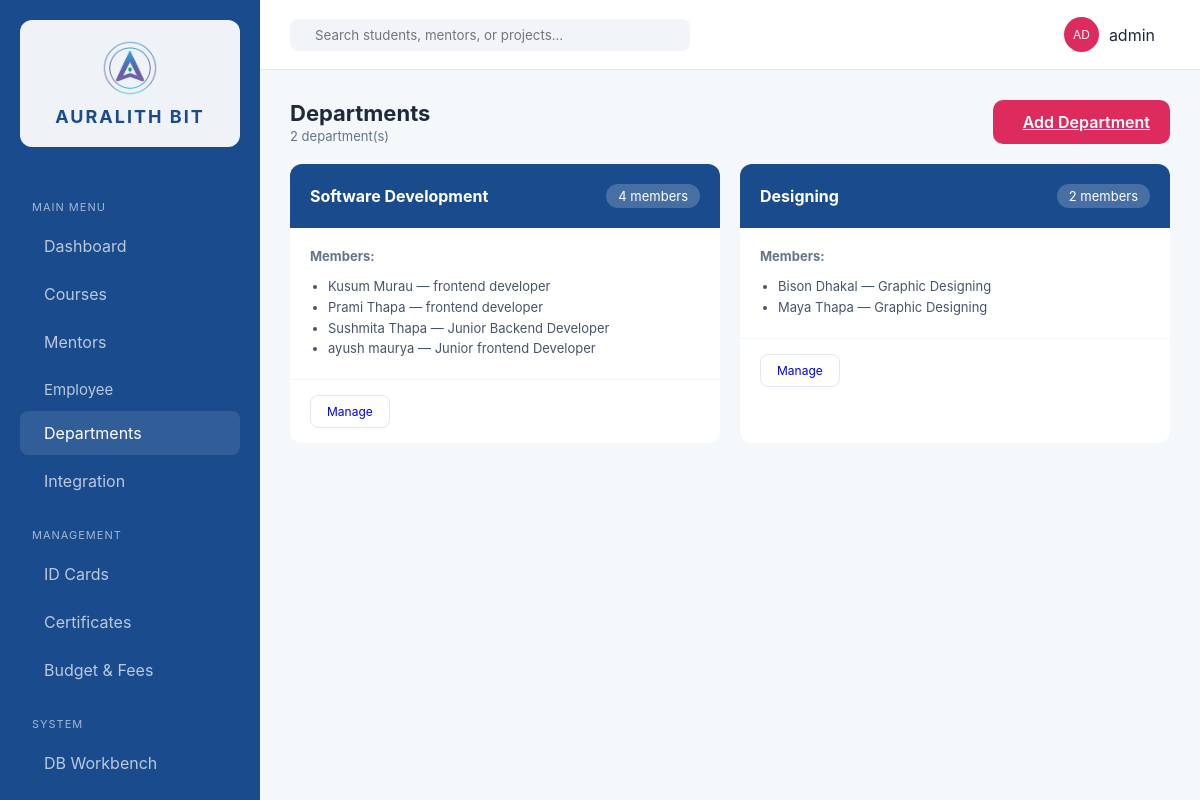
The app's page /departments/ (signed in) with its own data.
### erp_app/models.py (models this page shows, shortened)
class Department(models.Model):
    name = models.CharField(max_length=200, unique=True)
    description = models.TextField(blank=True)
    class Meta:
        ordering = ['name']

class Employee(models.Model):
    EMPLOYEE_TYPES = [
        ('intern', 'Intern'),
        ('staff', 'Staff'),
        ('mentor', 'Mentor'),
        ('admin', 'Admin'),
    ]
    name = models.CharField(max_length=200)
    email = models.EmailField(unique=True)
    department = models.ForeignKey(Department, on_delete=models.SET_NULL, null=True, blank=True)
    role = models.CharField(max_length=200, blank=True)
    employee_type = models.CharField(max_length=20, choices=EMPLOYEE_TYPES, default='staff')
    joined_date = models.DateField(default=datetime.date.today)
    class Meta:
        ordering = ['name']

### erp_app/views.py (the view)
# urls.py: path('departments/', views.departments, name='departments'),
@login_required
def departments(request):
    dept_list = Department.objects.prefetch_related('employee_set').annotate(employee_count=Count('employee')).all()
    context = {
        'departments': dept_list,
        'is_admin': has_role(request.user, SUPER_ADMIN, NORMAL_STAFF),
    }
    return render(request, 'erp_app/departments.html', context)

### erp_app/roles.py (called while the page is built)
def get_user_roles(user):
    if not user.is_authenticated:
        return []
    roles = set()
    if user.is_superuser:
        roles.add(SUPER_ADMIN)
    for group in user.groups.all():
        roles.add(group.name)
    if hasattr(user, 'student_profile') and user.student_profile:
        roles.add(STUDENT)
    return list(roles)

def has_role(user, *roles):
    user_roles = get_user_roles(user)
    return any(r in user_roles for r in roles)

### erp_app/templates/erp_app/departments.html (shortened to what this page needs)
{% extends 'erp_app/base.html' %}
{% block content %}
<header class="top-nav" style="position:static;padding:0 0 20px 0;border-bottom:none;height:auto;background:transparent;">
    <div class="header-info">
        <h1>Departments</h1>
        <p>{{ departments|length }} department(s)</p>
    </div>
    {% if is_admin %}
    <a href="{% url 'admin:erp_app_department_add' %}" class="btn-primary"> Add Department</a>
    {% endif %}
</header>
<div class="workbench-grid" style="display:grid;grid-template-columns:repeat(auto-fill,minmax(350px,1fr));gap:20px;">
    {% for dept in departments %}
    <div class="data-card" style="padding:0;overflow:hidden;">
        <div style="background:var(--auralith-blue);color:white;padding:20px;display:flex;justify-content:space-between;align-items:center;">
            <h3 style="margin:0;color:white;font-size:16px;">{{ dept.name }}</h3>
            <span style="background:rgba(255,255,255,0.2);padding:4px 12px;border-radius:20px;font-size:13px;">{{ dept.employee_count }} members</span>
        </div>
        <div style="padding:20px;">
            <p style="font-size:13px;color:#64748B;margin-bottom:12px;"><strong>Members:</strong></p>
            <ul style="margin:0;padding-left:18px;color:#475569;font-size:13px;line-height:1.6;">
                {% for member in dept.employee_set.all %}
                <li>{{ member.name }}{% if member.role %} — {{ member.role }}{% endif %}</li>
                {% empty %}
                <li style="color:#94a3b8;">No members assigned.</li>
                {% endfor %}
            </ul>
        </div>
        <div style="padding:15px 20px;border-top:1px solid #F1F5F9;">
            <a href="{% url 'admin:erp_app_department_change' dept.id %}" class="btn-outline" style="text-decoration:none;font-size:12px;padding:8px 16px;display:inline-block;">Manage</a>
        </div>
    </div>
    {% empty %}
    <p style="color:#94a3b8;">No departments yet. <a href="{% url 'admin:erp_app_department_add' %}">Create one</a>.</p>
    {% endfor %}
</div>
{% endblock %}

### erp_app/templates/erp_app/base.html (shortened to what this page needs)
<!DOCTYPE html>
{% load static %}
<html lang="en">
<head>
    <link rel="stylesheet" href="{% static 'erp_app/css/style.css' %}">
</head>
<body>
    <div class="app-container">
        <aside class="sidebar">
            <div class="brand">
                <img src="{% static 'erp_app/images/AURALITH_logo.png' %}" alt="Auralith Bit Logo" class="sidebar-logo" width="56" height="56">
                <h2>AURALITH BIT</h2>
            </div>
            <nav>
                <p class="nav-label">Main Menu</p>
                <a href="{% url 'dashboard' %}" {% if request.resolver_match.url_name == 'dashboard' %}class="active"{% endif %}> Dashboard</a>
                {% if is_any_staff or is_student or is_intern %}
                <a href="{% url 'courses' %}" {% if request.resolver_match.url_name == 'courses' %}class="active"{% endif %}> Courses</a>
                {% endif %}
                {% if is_teaching_staff or is_super_admin or is_intern or is_student %}
                <a href="{% url 'mentors' %}" {% if request.resolver_match.url_name == 'mentors' %}class="active"{% endif %}> Mentors</a>
                {% endif %}
                {% if is_any_staff or is_intern %}
                <div class="dropdown">
                    <button class="dropdown-btn">
                        <span> Employee</span>
                    </button>
                </div>
                {% endif %}
                {% if is_normal_staff or is_super_admin or is_teaching_staff %}
                <a href="{% url 'departments' %}" {% if request.resolver_match.url_name == 'departments' %}class="active"{% endif %}> Departments</a>
                {% endif %}
                {% if is_any_staff %}
                <a href="{% url 'integration' %}" {% if request.resolver_match.url_name == 'integration' %}class="active"{% endif %}> Integration</a>
                {% endif %}
                <p class="nav-label">Management</p>
                {% if is_normal_staff or is_super_admin or is_teaching_staff %}
                <a href="{% url 'id_generation' %}" {% if request.resolver_match.url_name == 'id_generation' %}class="active"{% endif %}> ID Cards</a>
                {% endif %}
                {% if is_any_staff or is_student or is_intern %}
                <a href="{% url 'certificates' %}" > Certificates</a>
                {% endif %}
                {% if is_normal_staff or is_super_admin or is_teaching_staff %}
                <a href="{% url 'budget_fees' %}" {% if request.resolver_match.url_name == 'budget_fees' %}class="active"{% endif %}> Budget & Fees</a>
                {% endif %}
                {% if is_super_admin %}
                <p class="nav-label">System</p>
                <a href="{% url 'workbench' %}" {% if request.resolver_match.url_name == 'workbench' %}class="active"{% endif %}> DB Workbench</a>
                {% endif %}
            </nav>
        </aside>
        <main class="workspace">
            <header class="top-nav">
                <form class="search-box" method="get" action="{% url 'search' %}" autocomplete="off">
                    <input type="text" name="q" id="globalSearch" placeholder="Search students, mentors, or projects..." value="{{ request.GET.q|default_if_none:'' }}" autocomplete="off">
                </form>
                <div class="user-profile" style="position:relative;display:flex;align-items:center;gap:10px;">
                    <div class="avatar">{{ user_initials }}</div>
                    <span>{{ request.user.get_full_name|default:request.user.username }}</span>
                </div>
            </header>
            <div class="content">
                {% block content %}{% endblock %}
            </div>
        </main>
    </div>
</body>
</html>

### erp_app/static/erp_app/css/style.css (style rules this page uses)
:root { --auralith-blue: #1A4B8D; --auralith-light: #F4F8FB; --accent: #DE2B5D; --text-dark: #1E293B; --text-muted: #64748B; --sidebar-w: 260px; --bg: #F4F8FB; --surface: #FFFFFF; --surface-alt: #FFFFFF; --panel-border: #E2E8F0; --topnav-bg: #FFFFFF; --search-bg: #F1F5F9; }
* { margin: 0; padding: 0; box-sizing: border-box; font-family: 'Inter', sans-serif; }
body { background: var(--bg); color: var(--text-dark); }
.app-container { display: flex; min-height: 100vh; }
.sidebar { width: var(--sidebar-w); background: var(--auralith-blue); color: white; padding: 20px; position: fixed; height: 100vh; overflow-y: auto; left: 0; top: 0; display: flex; flex-direction: column; }
nav { flex: 1; }
.nav-label { font-size: 11px; text-transform: uppercase; opacity: 0.5; margin: 20px 0 10px; }
nav a { display: flex; align-items: center; gap: 12px; color: rgba(255,255,255,0.7); text-decoration: none; padding: 12px; border-radius: 8px; margin-bottom: 4px; transition: 0.3s; }
nav a:hover, nav a.active { background: rgba(255,255,255,0.1); color: white; }
.workspace { flex: 1; display: flex; flex-direction: column; margin-left: var(--sidebar-w); }
.top-nav { height: 70px; background: var(--topnav-bg); display: flex; justify-content: space-between; align-items: center; padding: 0 30px; border-bottom: 1px solid var(--panel-border); }
.search-box { display: flex; align-items: center; background: var(--search-bg); padding: 8px 15px; border-radius: 8px; width: 400px; }
.search-box input { border: none; background: transparent; outline: none; margin-left: 10px; width: 100%; }
.user-profile { display: flex; align-items: center; gap: 15px; }
.avatar { background: var(--accent); color: white; width: 35px; height: 35px; border-radius: 50%; display: flex; align-items: center; justify-content: center; font-size: 12px; }
.content { padding: 30px; animation: contentFadeIn 0.25s ease-out; }
.data-card { background: var(--surface); border-radius: 12px; padding: 20px; animation: cardFadeIn 0.35s ease-out both; }
.btn-outline { background: transparent; border: 1px solid #e2e8f0; padding: 10px; border-radius: 8px; cursor: pointer; font-size: 13px; transition: 0.3s; }
.btn-primary { background: var(--accent); color: white; border: none; padding: 12px 20px; border-radius: 10px; cursor: pointer; display: flex; align-items: center; gap: 10px; font-weight: 600; }
.nav-label { font-size: 11px; text-transform: uppercase; opacity: 0.6; margin: 25px 0 10px 12px; letter-spacing: 1px; }
.dropdown { width: 100%; }
.dropdown-btn { width: 100%; display: flex; align-items: center; justify-content: space-between; background: transparent; border: none; color: rgba(255,255,255,0.7); padding: 12px; border-radius: 8px; cursor: pointer; font-size: 15px; transition: 0.3s; }
.dropdown-btn span { display: flex; align-items: center; gap: 12px; }
.brand { display: flex; flex-direction: column; align-items: center; justify-content: center; gap: 10px; margin: 0 0 28px; padding: 20px 28px; background: rgba(255,255,255,0.93); border-radius: 12px; text-align: center; }
.sidebar-logo { width: 56px; height: auto; object-fit: contain; border-radius: 8px; }
.brand h2 { font-size: 18px; color: var(--auralith-blue); letter-spacing: 2px; white-space: nowrap; }
.header-info h1 { font-size: 22px; margin: 0; }
.header-info p { font-size: 13px; color: #64748B; margin: 2px 0 0; }
.data-card h3 { font-size: 16px; margin-bottom: 15px; }

### records on screen
Department: name "Software Development", employee_count "4"
Employee: name "Kusum Murau", role "frontend developer"
Employee: name "Prami Thapa", role "frontend developer"
Employee: name "Sushmita Thapa", role "Junior Backend Developer"
Employee: name "ayush maurya", role "Junior frontend Developer"
Department: name "Designing", employee_count "2"
Employee: name "Bison Dhakal", role "Graphic Designing"
Employee: name "Maya Thapa", role "Graphic Designing"

### other values on screen
{{ user_initials }} "AD"
{{ request.user.get_full_name|default:request.user.username }} "admin"
{{ departments|length }} "2"
